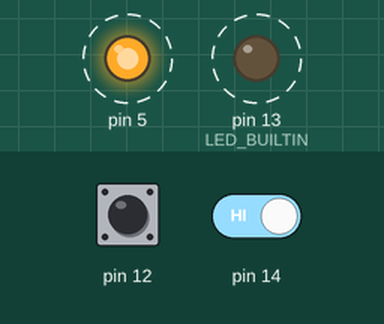
Recording of a sketch running on a simulated Arduino Uno, built with avr-gcc and run on an emulated ATmega328P. Shown: output pins drawn as LEDs (lit = HIGH). Dashed ring = blinking. Inputs (shaded band) come from the test bench; at power-on: pin 12 HIGH, pin 14 HIGH.

Above: at 1.8 s.
1.9 s: pin 12 pulled LOW for 3.2 s
6.6 s: pin 12 driven LOW and pin 14 driven LOW
8.1 s: pin 12 driven HIGH
At 8.6 s:
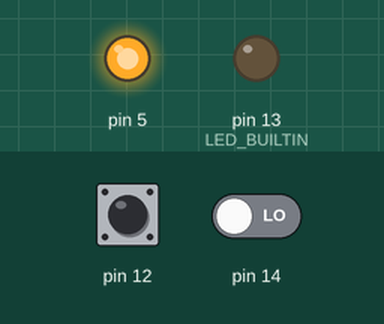
9.6 s: pin 14 driven HIGH
At 12.5 s:
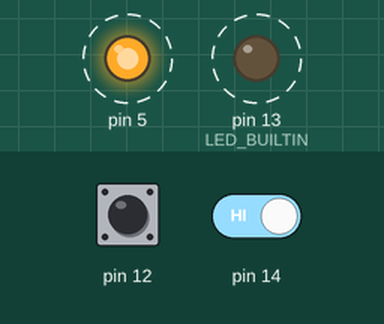
12.6 s: pin 14 driven LOW
At 13.1 s:
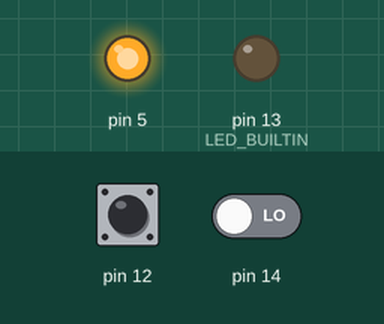
14.1 s: pin 12 driven LOW
At 15.6 s:
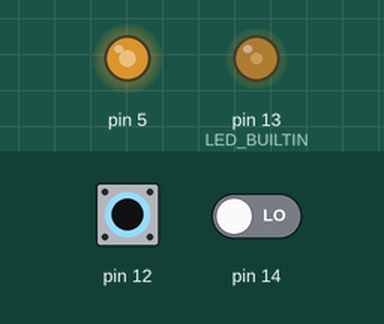
Timing chart, 0 to 16.6 s (numbered marks = the images above; inputs shaded):
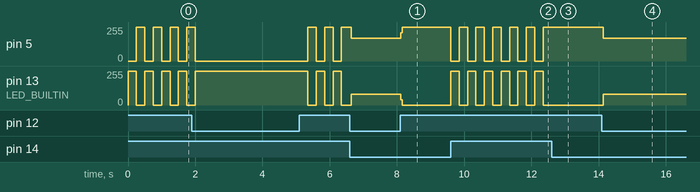

The sketch:

Stop_if_crash.ino
```cpp
/*
 Stop If Crash simulation test circuit.
 Heartbit signal
 First version: 13/01/2024 Sergio Ghirardelli
*/

// the setup function runs once when you press reset or power the board
void setup() {
  // initialize digital pin LED_BUILTIN as an output.
  pinMode(LED_BUILTIN, OUTPUT);
  pinMode(5, OUTPUT);
  pinMode(14, INPUT_PULLUP);
  pinMode(12, INPUT_PULLUP);
}

// the loop function runs over and over again forever
void loop() {
  bool but1 = digitalRead(12);
  bool but2 = digitalRead(14);
  if (but1 && but2) {
              digitalWrite(LED_BUILTIN, HIGH);
              digitalWrite(5, LOW);
              delay(250);
              digitalWrite(LED_BUILTIN, LOW);
              digitalWrite(5, HIGH);
              delay(250);
              }
  else  {
         if (!but1) { digitalWrite(LED_BUILTIN, HIGH);
                      digitalWrite(5, LOW);
                      }
         if (!but2) { digitalWrite(LED_BUILTIN, LOW);
                      digitalWrite(5, HIGH);
                      }

      }
}
```

Measured:
- after the input at 8.1 s, pin 5: 171/255 → 255/255 at once; pin 13 (LED_BUILTIN): 80/255 → 0/255 at once
- after the input at 9.6 s, pin 5, pin 13 (LED_BUILTIN): alternates 255/255 for 0.25 s and 0/255 for 0.25 s, starting at once
- after the input at 12.6 s, pin 5: stops changing and stays 255/255; pin 13 (LED_BUILTIN): stops changing and stays 0/255
- after the input at 14.1 s, pin 5: 255/255 → 171/255 at once; pin 13 (LED_BUILTIN): 0/255 → 80/255 at once
- by itself, pin 5: repeats every 0.50 s: 255/255 0.25 s, 0/255 0.25 s
- by itself, pin 13 (LED_BUILTIN): repeats every 0.50 s: 0/255 0.25 s, 255/255 0.25 s
